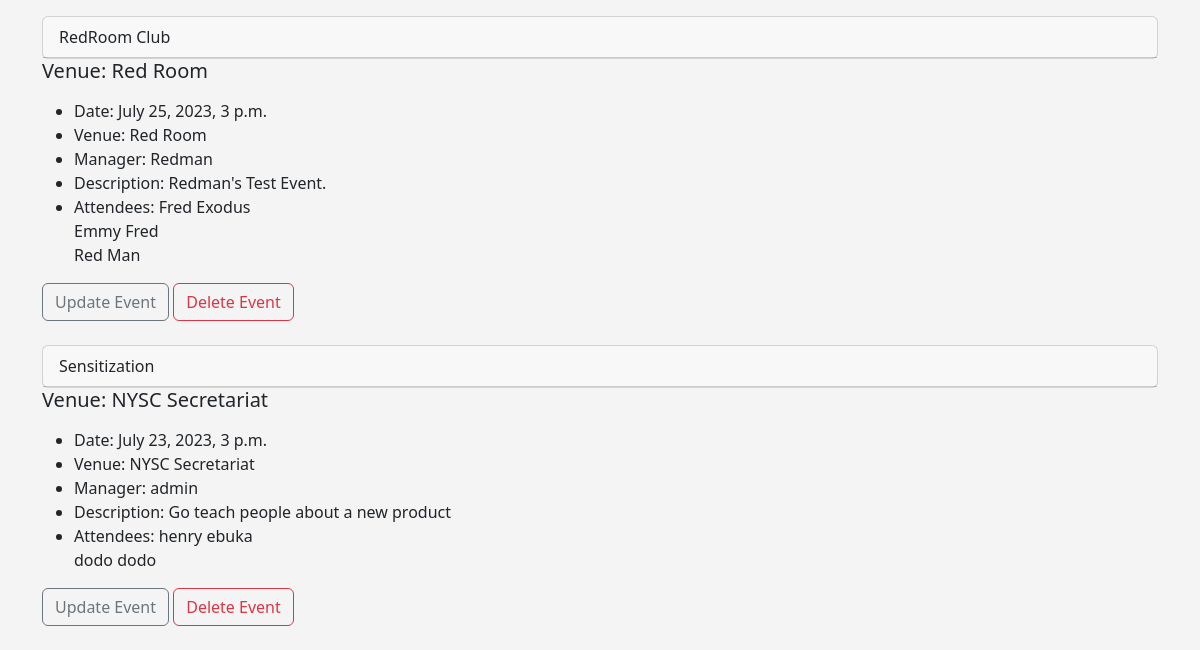
Before: / (lower part) with the older database file.
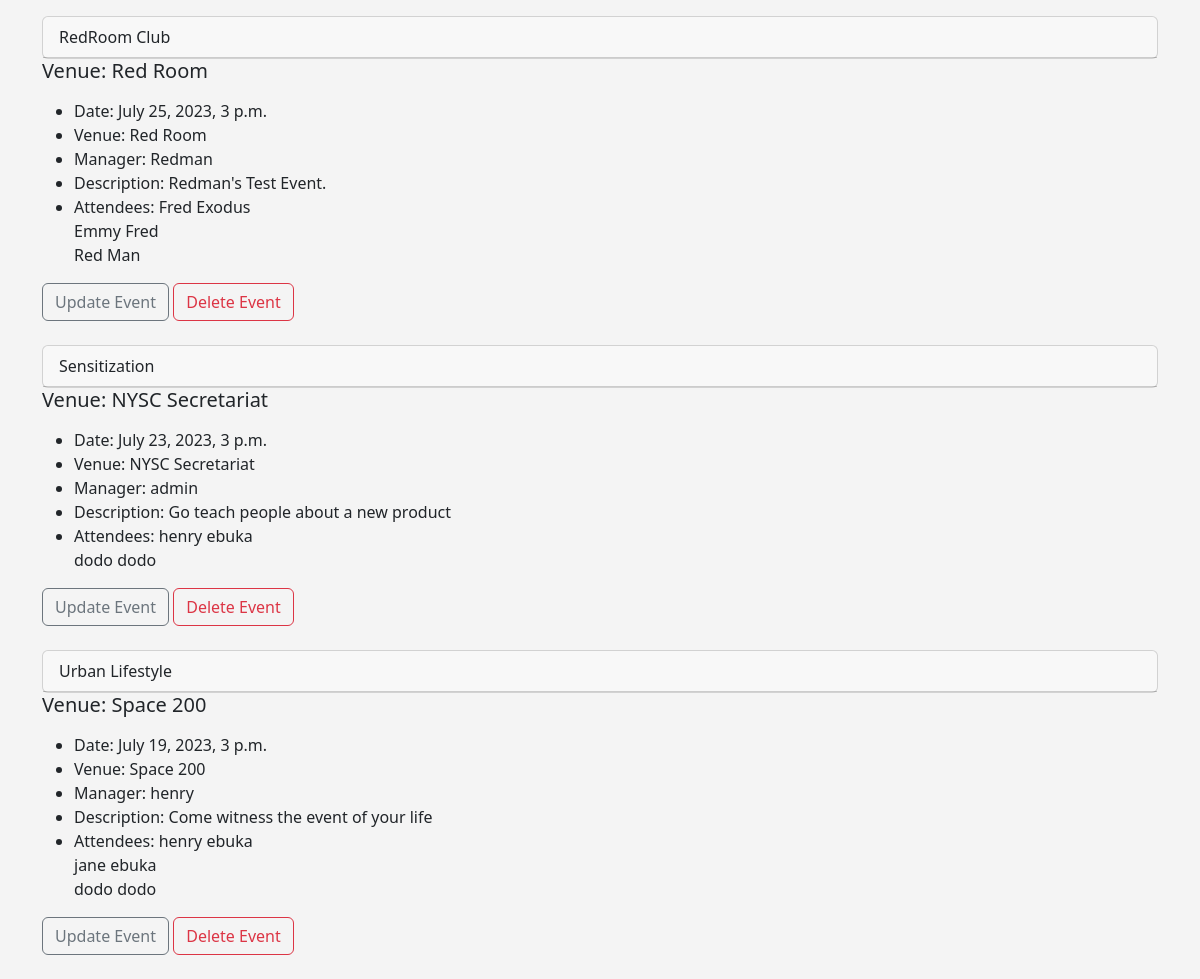
After: the same page with the newer database file.
### events/models.py (models this page shows, shortened)
class Events(models.Model):
    name = models.CharField('Event name', max_length=100)
    event_date = models.DateTimeField('Event date')
    venue = models.ForeignKey(Venue, blank=True, null=True, on_delete=models.CASCADE)
    manager = models.ForeignKey(User, blank=True, null=True, on_delete=models.SET_NULL)
    description = models.TextField(blank=True)
    attendees = models.ManyToManyField(MyClubUsers, blank=True)
    approved = models.BooleanField('Approved', default=False)
    def __str__(self):
        return self.name

class Venue(models.Model):
    name = models.CharField('Venue name', max_length=100)
    address = models.CharField('Address', max_length=150,)
    phone = models.IntegerField('Contact Phone', max_length=15)
    email_address = models.EmailField('Email Address', max_length=25)
    owner = models.IntegerField('Venue Owner', blank=False, default=1)
    venue_img = models.ImageField(null=True, blank=True, upload_to="images/")
    def __str__(self):
        return self.name

class MyClubUsers(models.Model):
    first_name = models.CharField('First Name', max_length=30)
    last_name = models.CharField('Last Name', max_length=30)
    email_address = models.EmailField('Email', max_length=25)
    phone = models.CharField(max_length=15)
    def __str__(self):
        return self.first_name + ' ' + self.last_name

### events/views.py (the view)
# urls.py: path('', views.home, name="home"),
def home(request, year=datetime.now().year, day=datetime.now().day, month=datetime.now().strftime("%B")):
    month = month.title()
    month_num = list(calendar.month_name).index(month)
    month_num = int(month_num)
    cal = HTMLCalendar().formatmonth(year, month_num)
    event_list = Events.objects.filter(event_date__year = year, event_date__month = month_num)
    return render(request, "events/home.html", {
        "age": 26,
        "day": day,
        "year": year,
        "month": month,
        "month_num": month_num,
        "cal": cal,
        "event_list": event_list
    })

### events/templates/events/home.html (shortened to what this page needs)
<!DOCTYPE html>
<html lang="en">
<head>
</head>
<body>
{% extends 'events/base.html' %}
    {% block content %}
{% if event_list %}
    {% for event in event_list %}
    <div class="card">
        <div class="card-header">
         {{ event}}
         </div>
     </div>
     <div class="card-body">
           <h5 class="card-title">Venue: {{ event.venue }}</h5>
           <p class="card-text">
             <ul>
         <li>Date: {{ event.event_date }}</li>
         <li>Venue: {{ event.venue }}</li>
         <li>Manager: {{ event.manager }}</li>
         <li>Description: {{ event.description }}</li>
         <li>Attendees:
         {% for user in event.attendees.all %}
             {{ user }}<br>
         {% endfor %}
         </li>
         </ul>
         </p>
     </div>
         <div class="card-footer text-muted">
             <a href="{% url 'update-event' event.id %}" class="btn btn-outline-secondary btn-sn">Update Event</a>
             <a href="{% url 'delete-event' event.id %}" class="btn btn-outline-danger btn-sn">Delete Event</a>
         </div>
    <br>
    {% endfor %}
{% endif %}
    {% endblock %}

Changed rows visible on the page:
added Events: name "Urban Lifestyle", venue "Space 200", event_date "July 19, 2023, 3 p.m.", manager "henry", description "Come witness the event of your life", MyClubUsers (first_name+last_name "henry ebuka"), MyClubUsers (first_name+last_name "dodo dodo")
now on this page (row unchanged): MyClubUsers: first_name+last_name "jane ebuka", shown under "Urban Lifestyle"
